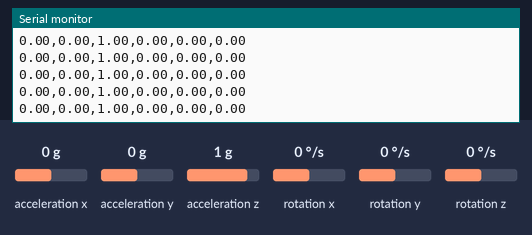
Recording of a sketch running on a simulated ESP32-S3. On the bench: the last lines printed to the serial monitor. Inputs (shaded band) come from the test bench; at power-on: acceleration x 0 g, acceleration y 0 g, acceleration z 1 g, rotation x 0 °/s, rotation y 0 °/s, rotation z 0 °/s.

Above: at 1.2 s.
1.3 s: acceleration x set to -1.4 g
At 2.0 s:
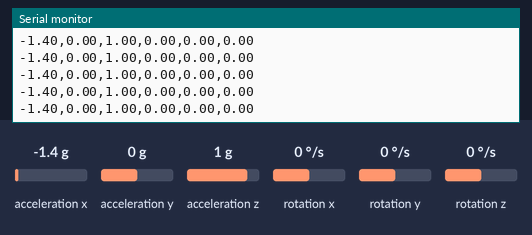
2.8 s: acceleration y set to -1.4 g
At 3.6 s:
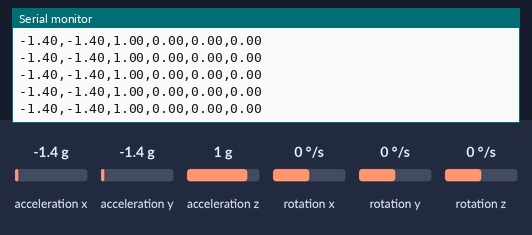
4.3 s: acceleration z set to -1.4 g
At 5.2 s:
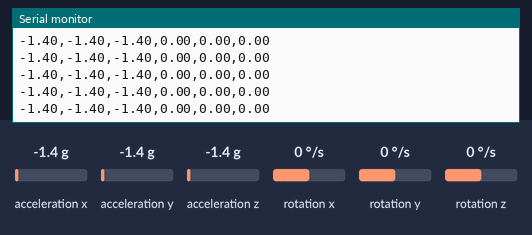
5.8 s: rotation x set to -192 °/s
At 6.7 s:
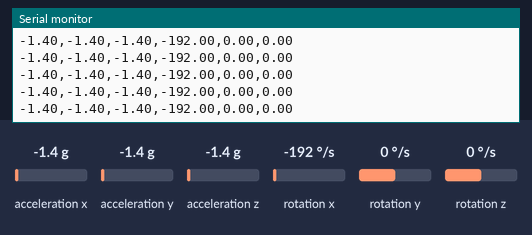
7.3 s: rotation y set to -192 °/s
At 7.9 s:
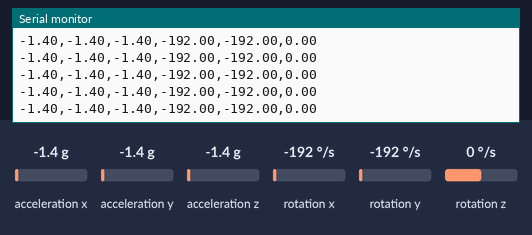

Measured:
- after the input at 1.3 s, the serial monitor: prints a new line at once (image 1)
- after the input at 2.8 s, the serial monitor: prints a new line at once (image 2)
- after the input at 4.3 s, the serial monitor: prints a new line at once (image 3)
- after the input at 5.8 s, the serial monitor: prints a new line at once (image 4)
- after the input at 7.3 s, the serial monitor: prints a new line at once (image 5)

The sketch:

serial_out_acc.ino.ino
```cpp
#include <Wire.h>
#include "LSM6DS3.h"

LSM6DS3 imu;

void setup() {
  Serial.begin(115200);
  Wire.begin(); // ESP32-S3 I2C

  if (imu.begin() != 0) {
    Serial.println("IMU init failed");
    while (1);
  }

  Serial.println("IMU ready");
}

void loop() {
  float ax = imu.readFloatAccelX();
  float ay = imu.readFloatAccelY();
  float az = imu.readFloatAccelZ();

  float gx = imu.readFloatGyroX();
  float gy = imu.readFloatGyroY();
  float gz = imu.readFloatGyroZ();

  Serial.print(ax); Serial.print(",");
  Serial.print(ay); Serial.print(",");
  Serial.print(az); Serial.print(",");
  Serial.print(gx); Serial.print(",");
  Serial.print(gy); Serial.print(",");
  Serial.println(gz);

  delay(20);
}
```
